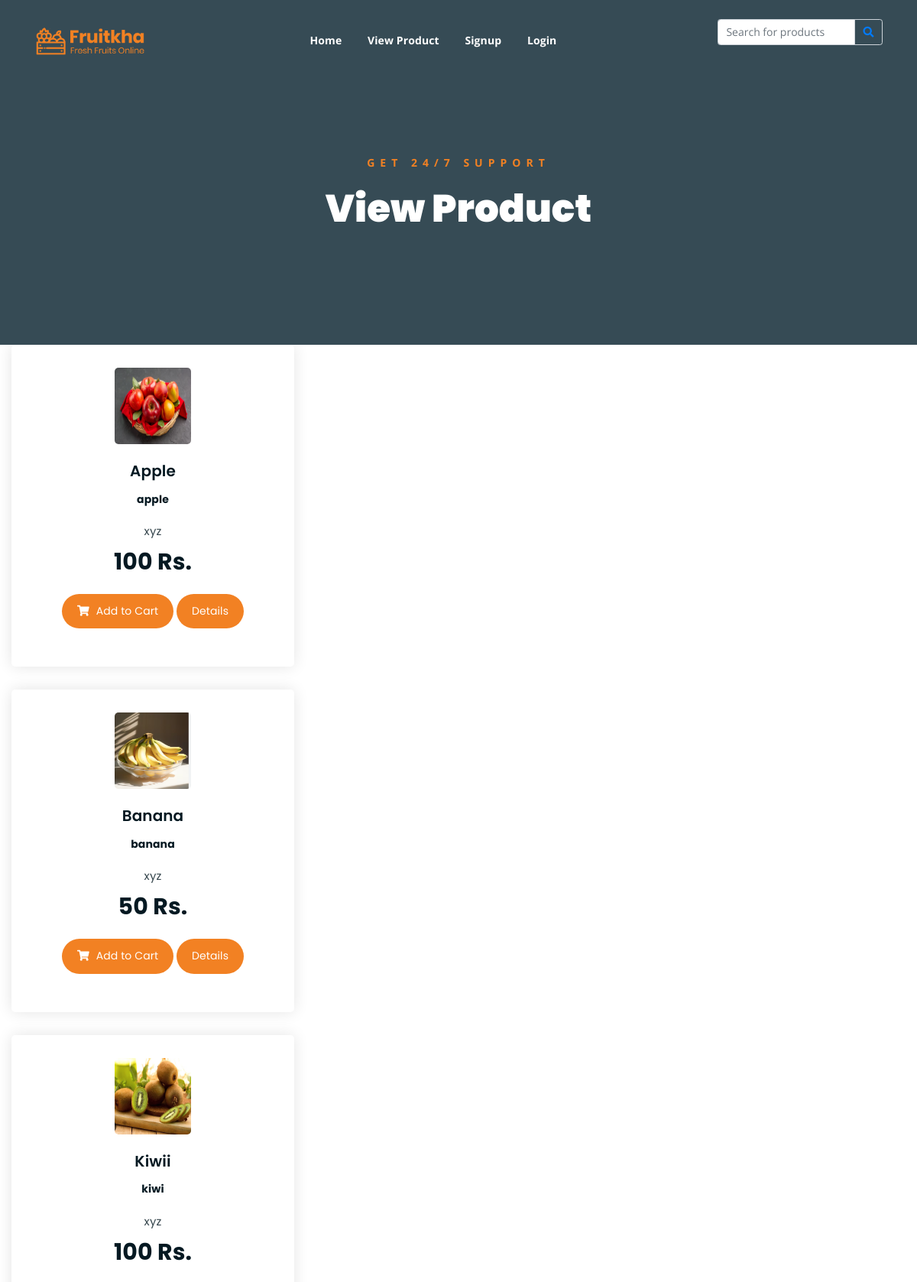
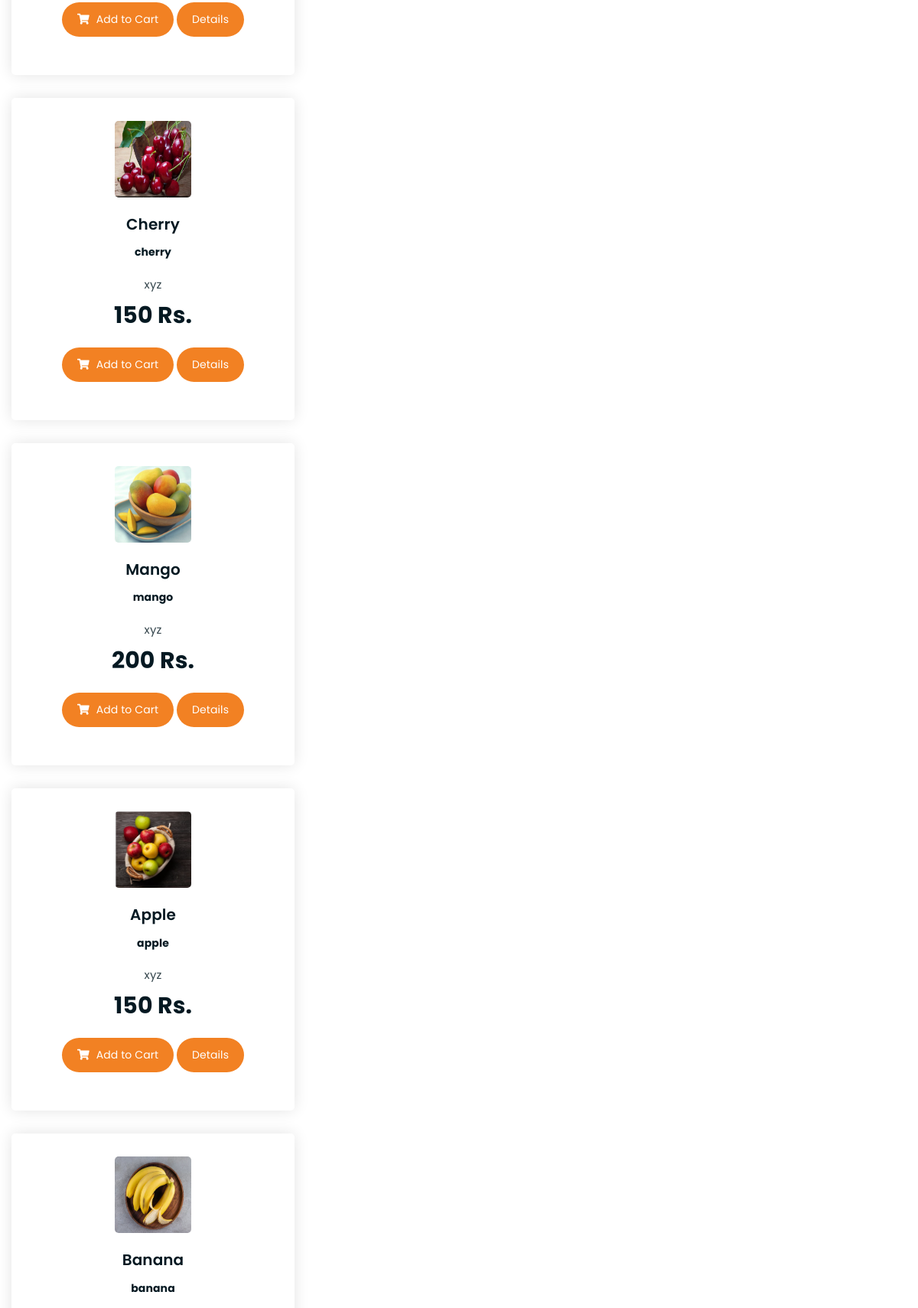
The page /showp/all/ (upper part) on the database its author committed (2 pictures, top to bottom).
### myapp/models.py (models this page shows, shortened)
class Addproduct(models.Model):
    category=(
        ("apple","apple"),
        ("banana","banana"),
        ("kiwi","kiwi"),
        ("cherry","cherry"),
        ("mango","mango"),
        ("grapes","grapes"),
    )
    pcategory=models.CharField(max_length=20,choices=category,null=True)
    seller=models.ForeignKey(User,on_delete=models.CASCADE)
    pname=models.CharField(max_length=100)
    pbrand=models.CharField(max_length=100)
    pdesc=models.CharField(max_length=200)
    pprice=models.PositiveIntegerField()
    pimg=models.ImageField(default="",upload_to="addpicture/")

### myapp/views.py (the view)
# urls.py: path('showp/<str:cat>/',views.showp,name='showp'),
def showp(request,cat):
    product=Addproduct()
    if cat=='all':
        product=Addproduct.objects.all()
    elif cat=='apple':
        product=Addproduct.objects.filter(pcategory='apple')
    elif cat=='banana':
        product=Addproduct.objects.filter(pcategory='banana')
    elif cat=='kiwi':
        product=Addproduct.objects.filter(pcategory='kiwi')
    elif cat=='cherry':
        product=Addproduct.objects.filter(pcategory='cherry')
    elif cat=='mango':
        product=Addproduct.objects.filter(pcategory='mango')
    elif cat=='grapes':
        product=Addproduct.objects.filter(pcategory='grapes')
    return render(request,'showp.html',{'product':product})

### myapp/templates/showp.html (shortened to what this page needs)
{% extends 'header.html' %}
{% load static %}
{% block content %}
	<div class="breadcrumb-section breadcrumb-bg">
		<div class="container">
			<div class="row">
				<div class="col-lg-8 offset-lg-2 text-center">
					<div class="breadcrumb-text">
						<p>Get 24/7 Support</p>
						<h1>View Product</h1>
					</div>
				</div>
			</div>
		</div>
	</div>
    {% for i in product %}
	<div class="col-lg-4 col-md-6 text-center strawberry" >
        <div class="single-product-item" >
            <div class="product-image">
                <a href=""><img src="{{i.pimg.url}}" style="height:100px; width:100px;" alt=""></a>
            </div>
            <h3>{{i.pname}}</h3>
			<h6>{{i.pcategory}}</h6>
            <p class="product-price"><span>{{i.pbrand}}</span> {{i.pprice}} Rs. </p>
            <a href="{% url 'add_to_cart' i.pk %}" class="cart-btn"><i class="fas fa-shopping-cart"></i> Add to Cart</a>
			<a href="{% url 'details' pk=i.pk %}" class="cart-btn"></i> Details </a>
        </div>
    </div>
    {% endfor %}
{% endblock %}

### myapp/static/assets/css/main.css (style rules this page uses)
html { font-size: 14px; font-weight: 400; line-height: 28px; height: 100%; }
body { font-family: "Open Sans", sans-serif; font-weight: 400; font-size: 1rem; letter-spacing: 0.1px; line-height: 1.8; color: #051922; overflow-x: hidden; }
body img { max-width: 100%; }
a { cursor: pointer; text-decoration: none; -webkit-transition: all 0.2s ease-in-out; -o-transition: all 0.2s ease-in-out; transition: all 0.2s ease-in-out; }
h1, .h1, h2, .h2, h3, .h3, h4, .h4, h5, .h5, h6, .h6 { font-family: "Poppins", sans-serif; font-weight: 700; margin: 0 0 1.25rem 0; color: #051922; }
h1:last-child, .h1:last-child, h2:last-child, .h2:last-child, h3:last-child, .h3:last-child, h4:last-child, .h4:last-child, h5:last-child, .h5:last-child, h6:last-child, .h6:last-child { margin: 0; }
h1, .h1 { font-size: 4rem; font-weight: 700; line-height: 4rem; }
h3, .h3 { font-size: 2rem; font-weight: 700; line-height: 2.25rem; }
h6, .h6 { font-size: 1rem; font-weight: 700; line-height: 1.5rem; }
p { font-family: "Open Sans", sans-serif; font-weight: 400; font-size: 1rem; letter-spacing: 0.1px; line-height: 1.8; color: #051922; margin: 0 0 1.25rem 0; }
a.boxed-btn, a.bordered-btn, a.cart-btn { border-radius: 50px; }
.breadcrumb-bg { background-image: url(../img/breadcrumb-bg.jpg); }
.breadcrumb-text p { color: #F28123; font-weight: 700; text-transform: uppercase; letter-spacing: 7px; }
.breadcrumb-text h1 { font-size: 50px; font-weight: 900; color: #fff; margin: 0; margin-top: 20px; }
.breadcrumb-section { padding: 150px 0; background-size: cover; background-position: center center; position: relative; z-index: 1; background-attachment: fixed; padding-top: 200px; }
.breadcrumb-section:after { position: absolute; left: 0; top: 0; width: 100%; height: 100%; content: ""; background-color: #07212e; z-index: -1; opacity: 0.8; }
.product-image img { -webkit-transition: 0.3s; -o-transition: 0.3s; transition: 0.3s; }
a.cart-btn { -webkit-transition: 0.3s; -o-transition: 0.3s; transition: 0.3s; }
.single-product-item { -webkit-transition: 0.3s; -o-transition: 0.3s; transition: 0.3s; }
html, body { height: 100%; }
.single-product-item { margin-bottom: 30px; }
.product-image { padding: 30px; padding-bottom: 0; }
.product-image img { width: 90%; border-radius: 5px; margin-bottom: 20px; }
.single-product-item h3 { font-size: 20px; font-weight: 600; margin-bottom: 10px; }
p.product-price { font-family: 'Poppins', sans-serif; font-size: 30px; font-weight: 700; margin-bottom: 15px; }
p.product-price span { display: block; opacity: 0.8; font-size: 15px; font-weight: 400; }
a.cart-btn { font-family: 'Poppins', sans-serif; display: inline-block; background-color: #F28123; color: #fff; padding: 10px 20px; }
a.cart-btn i { margin-right: 5px; }
.single-product-item { -webkit-box-shadow: 0 0 20px #e4e4e4; box-shadow: 0 0 20px #e4e4e4; padding-bottom: 50px; border-radius: 5px; }

### rows shown on the page
Addproduct: pimg (picture), pname "Apple", pcategory "apple", pbrand "xyz", pprice "100"
Addproduct: pimg (picture), pname "Banana", pcategory "banana", pbrand "xyz", pprice "50"
Addproduct: pimg (picture), pname "Kiwii", pcategory "kiwi", pbrand "xyz", pprice "100"
Addproduct: pimg (picture), pname "Cherry", pcategory "cherry", pbrand "xyz", pprice "150"
Addproduct: pimg (picture), pname "Mango", pcategory "mango", pbrand "xyz", pprice "200"
Addproduct: pimg (picture), pname "Apple", pcategory "apple", pbrand "xyz", pprice "150"
Addproduct: pimg (picture), pname "Banana", pcategory "banana"
